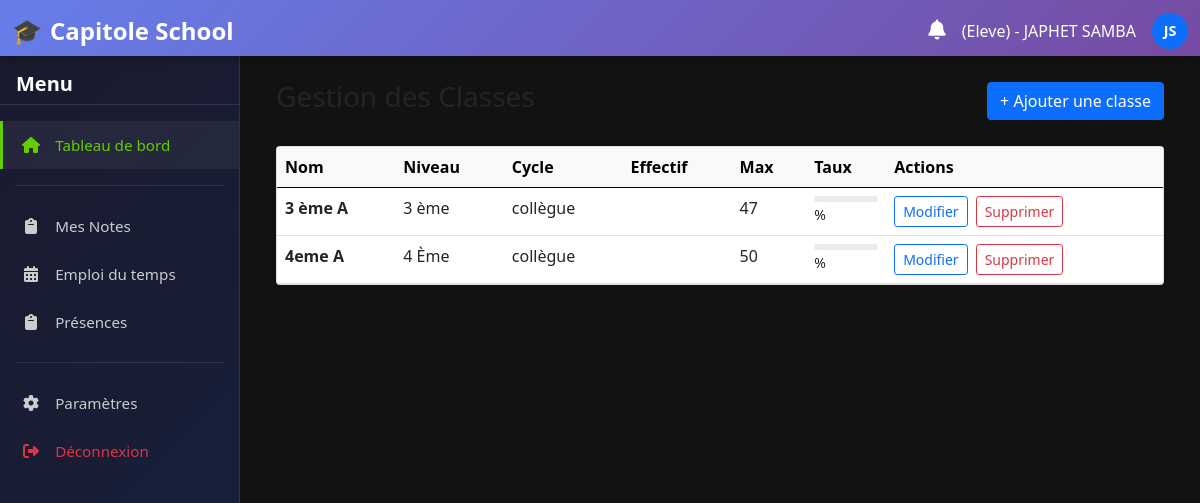
The app's page /classes/ (signed in), older data.
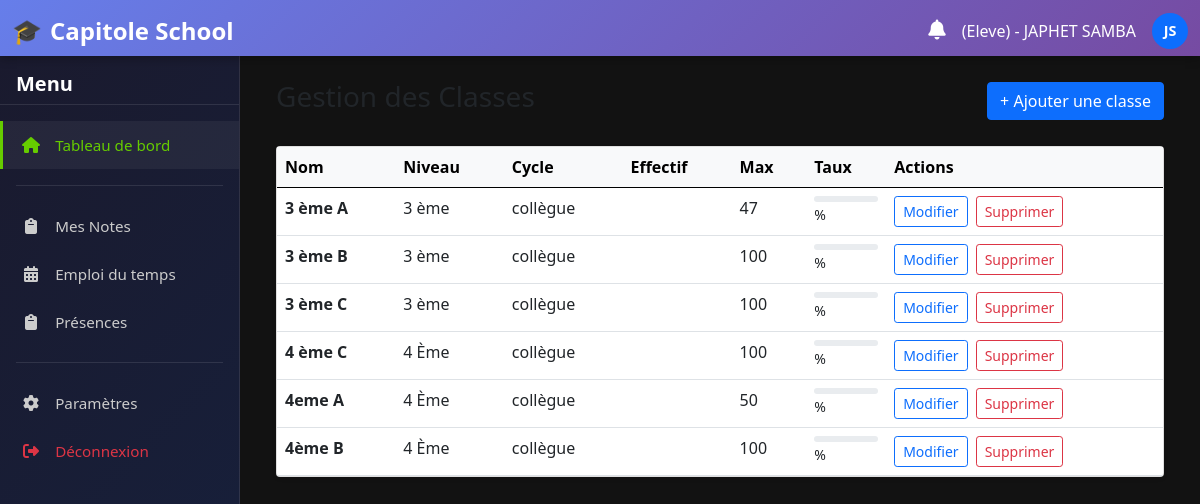
The same page, newer data.
### home/models.py (models this page shows, shortened)
class Utilisateur(AbstractUser):
    ROLES = (
        ('admin', 'Administrateur'),
        ('enseignant', 'Enseignant'),
        ('eleve', 'Élève'),
        ('parent', 'Parent'),
        ('directeur', 'Directeur'),
        ('secretaire', 'Secrétaire'),
        ('surveillant', 'Surveillant'),
    )
    role = models.CharField(_("Rôle"), max_length=20, choices=ROLES, db_index=True)
    telephone = models.CharField(_("Téléphone"), max_length=20, blank=True)
    photo = models.ImageField(_("Photo"), upload_to='utilisateurs/', blank=True, null=True)
    class Meta:
        verbose_name = _("Utilisateur")
        verbose_name_plural = _("Utilisateurs")
        ordering = ['last_name', 'first_name']

class Classe(models.Model):
    niveau = models.ForeignKey(Niveau, on_delete=models.CASCADE, related_name='classes', verbose_name=_("Niveau"))
    nom = models.CharField(_("Nom de la classe"), max_length=50)
    effectif_max = models.PositiveIntegerField(_("Effectif maximum"), null=True, blank=True)
    class Meta:
        verbose_name = _("Classe")
        verbose_name_plural = _("Classes")
        unique_together = ('niveau', 'nom')
        ordering = ['niveau', 'nom']

class Niveau(models.Model):
    cycle = models.ForeignKey(Cycle, on_delete=models.CASCADE, related_name='niveaux', verbose_name=_("Cycle"))
    nom = models.CharField(_("Nom du niveau"), max_length=50)
    class Meta:
        verbose_name = _("Niveau")
        verbose_name_plural = _("Niveaux")
        unique_together = ('cycle', 'nom')
        ordering = ['cycle', 'nom']

class Cycle(models.Model):
    nom = models.CharField(_("Nom du cycle"), max_length=50, unique=True)
    class Meta:
        verbose_name = _("Cycle")
        verbose_name_plural = _("Cycles")

### home/views.py (the view)
# urls.py: path('classes/', views.liste_classes, name='liste_classes'),
@login_required
def liste_classes(request):
    classes = Classe.objects.select_related('niveau').all().order_by('niveau__cycle__nom', 'niveau__nom', 'nom')
    return render(request, 'gestion/classes_liste.html', {'classes': classes})

### home/templatetags/notification_extras.py (called while the page is built)
@register.filter
def has_unread_notifications(user):
    return user.notifications.filter(statut='NON_LU').exists()

### home/templates/gestion/classes_liste.html (shortened to what this page needs)
{% extends "gestion/base.html" %}
{% load static %}
{% block content %}
<div class="container-fluid">
    <div class="d-flex justify-content-between align-items-center mb-4">
        <h1 class="h3 text-dark">Gestion des Classes</h1>
        <a href="{% url 'home:ajouter_classe' %}" class="btn btn-primary">+ Ajouter une classe</a>
    </div>
    <div class="card shadow-sm">
        <div class="card-body p-0">
            <div class="table-responsive">
                <table class="table table-hover mb-0">
                    <thead class="table-light">
                        <tr>
                            <th>Nom</th>
                            <th>Niveau</th>
                            <th>Cycle</th>
                            <th>Effectif</th>
                            <th>Max</th>
                            <th>Taux</th>
                            <th>Actions</th>
                        </tr>
                    </thead>
                    <tbody>
                        {% for classe in classes %}
                        <tr>
                            <td class="fw-bold">{{ classe.nom }}</td>
                            <td>{{ classe.niveau.nom }}</td>
                            <td>{{ classe.niveau.cycle.nom }}</td>
                            <td>{{ classe.eleve_set.count }}</td>
                            <td>{{ classe.effectif_max }}</td>
                            <td>
                                {% if classe.effectif_max > 0 %}
                                    {% widthratio classe.eleve_set.count classe.effectif_max 100 as taux %}
                                    <div class="progress" style="height: 6px;">
                                    </div>
                                    <small>{{ taux|floatformat }}%</small>
                                {% else %}
                                    <span class="text-muted">Illimité</span>
                                {% endif %}
                            </td>
                            <td>
                                <div class="d-flex gap-2">
                                    <a href="{% url 'home:modifier_classe' classe.pk %}" class="btn btn-sm btn-outline-primary">Modifier</a>
                                    <a href="{% url 'home:supprimer_classe' classe.pk %}" class="btn btn-sm btn-outline-danger">Supprimer</a>
                                </div>
                            </td>
                        </tr>
                        {% empty %}
                        <tr>
                            <td colspan="7" class="text-center text-muted py-4">
                                <i class="fas fa-inbox me-2"></i> Aucune classe trouvée.
                            </td>
                        </tr>
                        {% endfor %}
                    </tbody>
                </table>
            </div>
        </div>
    </div>
</div>
{% endblock %}

### home/templates/gestion/base.html (shortened to what this page needs)
<!DOCTYPE html>
<html lang="fr">
<head>
   {% load static %}
{% load notification_extras %}
    <link href="{% static 'css/bootstrap.min.css' %}" rel="stylesheet">
    <link rel="stylesheet" href="https://cdnjs.cloudflare.com/ajax/libs/font-awesome/6.4.0/css/all.min.css">
</head>
<body>
    <nav class="navbar navbar-dark">
        <div class="container-fluid">
            <a class="navbar-brand" href="{% url 'home:home' %}">Capitole School</a>
            <div class="d-flex align-items-center gap-3">
                <div class="position-relative">
                    <a href="{% url 'home:notifications' %}" class="text-white text-decoration-none">
                        <i class="fas fa-bell fs-5"></i>
                    </a>
                </div>
                <span class="text-white d-none d-md-block">
                    ({{user.role|title}}) - {{ user.first_name|upper }} {{ user.last_name|upper }}
                </span>
                <div class="bg-primary rounded-circle d-flex align-items-center justify-content-center text-white"
                     style="width: 36px; height: 36px; font-weight: bold; font-size: 0.9rem;">
                    {{ user.first_name|first|upper }}{{ user.last_name|first|upper }}
                </div>
            </div>
        </div>
    </nav>
    <aside class="sidebar" id="sidebar">
        <h5 class="mb-3 px-3">Menu</h5>
        <ul class="nav flex-column">
            <li class="nav-item">
                <a class="nav-link active" href="{% url 'home:home' %}">
                    <i class="fas fa-home"></i> <span>Tableau de bord</span>
                </a>
            </li>
            {% if user.role == 'eleve' %}
                <div class="nav-divider"></div>
                <li class="nav-item">
                    <a class="nav-link" href="{% url 'home:eleve_dashboard' %}">
                        <i class="fas fa-clipboard"></i> <span>Mes Notes</span>
                    </a>
                </li>
                <li class="nav-item">
                    <a class="nav-link" href="{% url 'home:eleve_dashboard' %}">
                        <i class="fas fa-calendar-alt"></i> <span>Emploi du temps</span>
                    </a>
                </li>
                <li class="nav-item">
                    <a class="nav-link" href="{% url 'home:eleve_dashboard' %}">
                        <i class="fas fa-clipboard"></i> <span>Présences</span>
                    </a>
                </li>
            {% endif %}
            <div class="nav-divider"></div>
            <li class="nav-item">
                <a class="nav-link" href="/">
                    <i class="fas fa-cog"></i> <span>Paramètres</span>
                </a>
            </li>
            <li class="nav-item">
                <a class="nav-link text-danger" href="{% url 'home:logout' %}">
                    <i class="fas fa-sign-out-alt"></i> <span>Déconnexion</span>
                </a>
            </li>
        </ul>
    </aside>
    <main id="main-content">
        {% block content %}
        {% endblock %}
    </main>
</body>
</html>

### home/templates/gestion/base.html (style rules this page uses)
:root { --sidebar-width: 240px; --navbar-height: 56px; --primary-color: #667eea; --primary-gradient: linear-gradient(135deg, #667eea 0%, #764ba2 100%); --sidebar-bg: linear-gradient(135deg, #1a1a2e 0%, #16213e 100%); --success-color: #66CC00; }
body { background-color: #000000; color: white; overflow: hidden; font-family: 'Segoe UI', sans-serif; margin: 0; padding: 0; height: 100vh; }
.navbar { position: fixed; top: 0; left: 0; right: 0; z-index: 1030; background: var(--primary-gradient); height: var(--navbar-height); box-shadow: 0 2px 10px rgba(0,0,0,0.3); }
.navbar-brand { font-weight: bold; display: flex; align-items: center; gap: 8px; font-size: 1.5rem; }
.navbar-brand::before { content: "🎓"; font-size: 1.5rem; }
.sidebar { position: fixed; top: var(--navbar-height); left: 0; width: var(--sidebar-width); height: calc(100vh - var(--navbar-height)); background: var(--sidebar-bg); color: white; z-index: 1020; overflow-y: auto; transition: transform 0.3s ease; padding: 1rem 0; border-right: 1px solid rgba(255,255,255,0.1); }
.sidebar h5 { padding: 0 1rem; margin-bottom: 1rem; font-weight: 600; border-bottom: 1px solid rgba(255,255,255,0.1); padding-bottom: 0.5rem; }
.sidebar .nav-link { color: #ccc; border-radius: 0; margin: 0; padding: 0.75rem 1rem; border-left: 3px solid transparent; transition: all 0.2s ease; }
.sidebar .nav-link:hover, .sidebar .nav-link.active { color: var(--success-color); background: rgba(255,255,255,0.05); border-left-color: var(--success-color); }
.sidebar .nav-link i { width: 24px; text-align: center; margin-right: 8px; }
.sidebar .nav-link span { font-size: 0.95rem; }
.sidebar .nav-item { margin: 0; }
.sidebar .nav-divider { height: 1px; background: rgba(255,255,255,0.1); margin: 1rem 1rem; }
main { position: fixed; top: var(--navbar-height); left: var(--sidebar-width); right: 0; bottom: 0; padding: 1.5rem; overflow-y: auto; background-color: #121212; transition: left 0.3s ease; box-sizing: border-box; }
.sidebar, main { animation: fadeIn 0.3s ease-out; }

Row changes from the older to the newer data that the page shows:
added Classe: nom "3 ème B", niveau.nom "3 ème", niveau.cycle.nom "collègue", effectif_max "100"
added Classe: nom "3 ème C", niveau.nom "3 ème", niveau.cycle.nom "collègue", effectif_max "100"
added Classe: nom "4 ème C", niveau.nom "4 Ème", niveau.cycle.nom "collègue", effectif_max "100"
added Classe: nom "4ème B", niveau.nom "4 Ème", niveau.cycle.nom "collègue", effectif_max "100"
